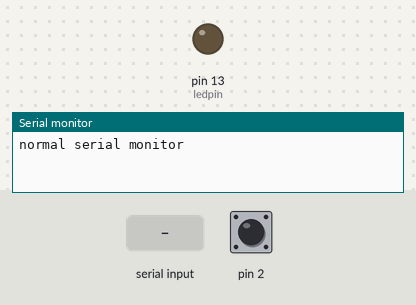
The sketch below on a simulated Arduino Uno, built with avr-gcc and run on an emulated ATmega328P. Shown: output pins drawn as LEDs (lit = HIGH), the last lines printed to the serial monitor. The inputs (shaded band) are chosen by the test bench; at power-on: pin 2 HIGH.

Above: at 2.0 s.
2.1 s: "1" received over the second serial link
At 3.2 s:
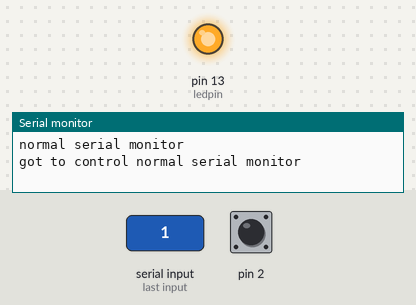
3.6 s: "0" received over the second serial link
At 4.1 s:
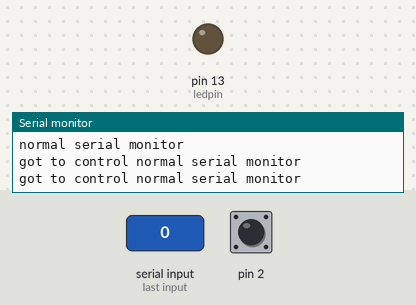
Timing chart, 0 to 6.6 s (numbered marks = the images above; inputs shaded):
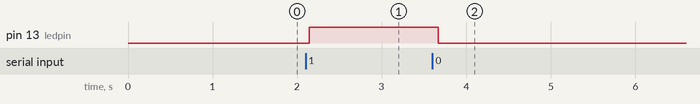

The sketch:

nodeTest.ino
```cpp
// This code uses the SoftwareSerial library.
// It can be obtained here: http://arduino.cc/en/Reference/SoftwareSerial

#include <SoftwareSerial.h>

#define rxPin 8
#define txPin 7

SoftwareSerial mySerial(rxPin, txPin); // RX, TX


unsigned int timeout=0;
unsigned char state=0;

char val;         // variable to receive data from the serial port
int ledpin = 13;  // LED connected to pin 13

// Timer2 service
ISR(TIMER2_OVF_vect) {
  TCNT2 = 0;
  timeout++;
  if (timeout>61) {
    state=1;
    timeout=0;
  }
}

// initialize the timer 2 service
void init_timer2(void) {
  TCCR2A |= (1 << WGM21) | (1 << WGM20);
  TCCR2B |= 0x07;                         // by clk/1024
  ASSR |= (0<<AS2);                       // Use internal clock - external clock not used in Arduino
  TIMSK2 |= 0x01;                         //Timer2 Overflow Interrupt Enable
  TCNT2 = 0;
  sei();
}

// sets up the program
void setup() {
  // open the serial port
  mySerial.begin(9600);
  mySerial.println("node bluetooth test");

   Serial.begin(9600);
   Serial.println("normal serial monitor");

  // bind the ledpin as output
  pinMode(ledpin, OUTPUT);

  // bind pin 2 as input
  pinMode(2,INPUT);

  // interrupt for reading from the bluetooth connection
  attachInterrupt(0, cleantime, FALLING);
  init_timer2();
}

// function for controlling the led
void control(void) {
  if (mySerial.available()) {               // if data is available to read
    mySerial.println("got to control");
    Serial.println("got to control normal serial monitor");
    val = mySerial.read();                  // read it and store it in 'val'
    mySerial.println(val);
  }

  if (val == '1') {                       // if '1' was received
    mySerial.println('1');                  // display the new value
    digitalWrite(ledpin, HIGH);           // turn ON the LED
  } else if (val == '0') {
    mySerial.println('0');                  // display the new value
    digitalWrite(ledpin, LOW);            // otherwise turn it OFF
  } else if (val == 's') {                // if 's' is received display the current status of the led
    if (digitalRead(ledpin) == HIGH) {
      mySerial.println('1');
    } else {
      mySerial.println('0');
    }
  }

  val = ' ';

  delay(100);                             // wait 100ms for next reading
}

// control loop for the program
void loop() {
  switch(state) {
    case 0:
      // no bt connection, do nothing
      break;

    case 1:
      // when there is a bt connection enter the control function
      control();
      break;
  }
}

void cleantime() {
  timeout=0;
  state=0;
}
```

Measured:
- after the input at 2.1 s, pin 13 (ledpin): LOW → HIGH after 0.05 s
- after the input at 3.6 s, pin 13 (ledpin): HIGH → LOW after 0.07 s
